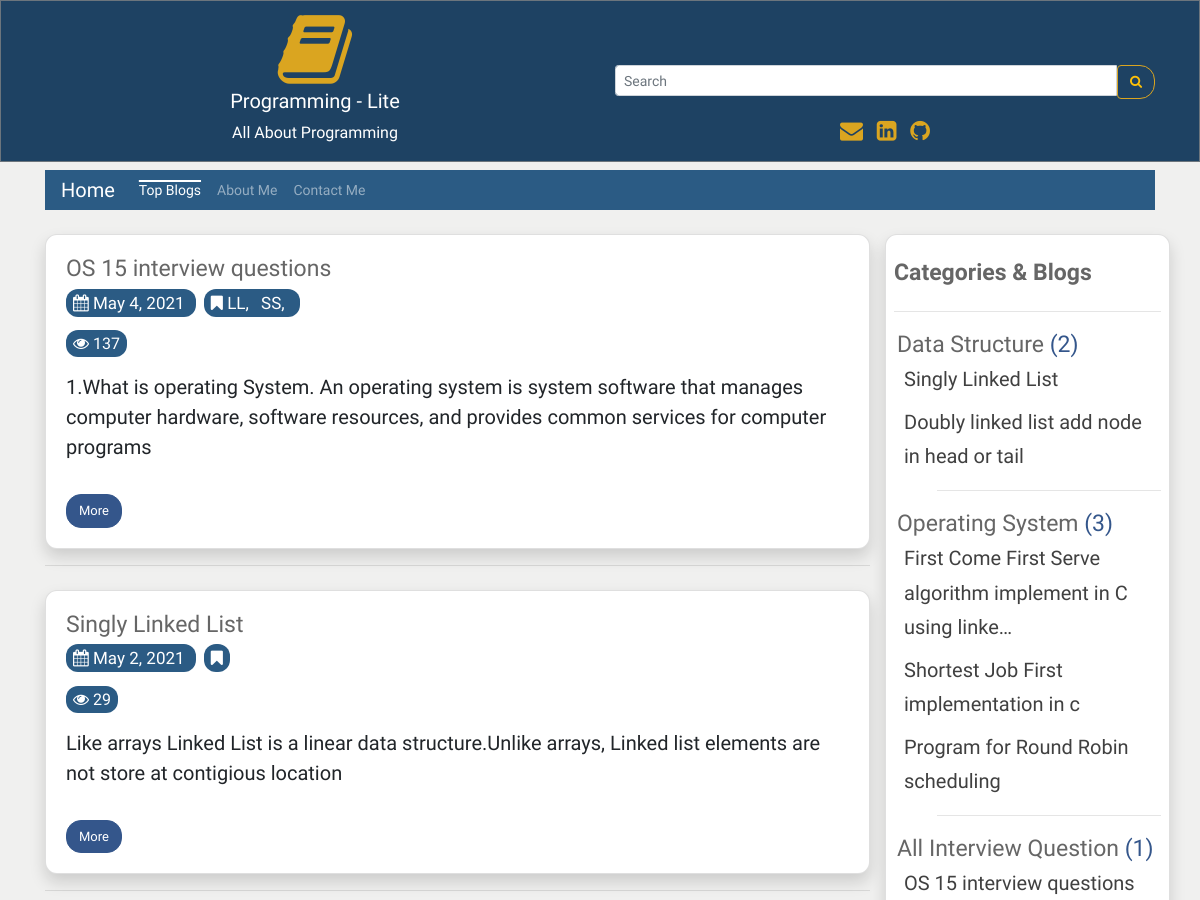
The page /topBlog/ (upper part) on the database as committed earlier.
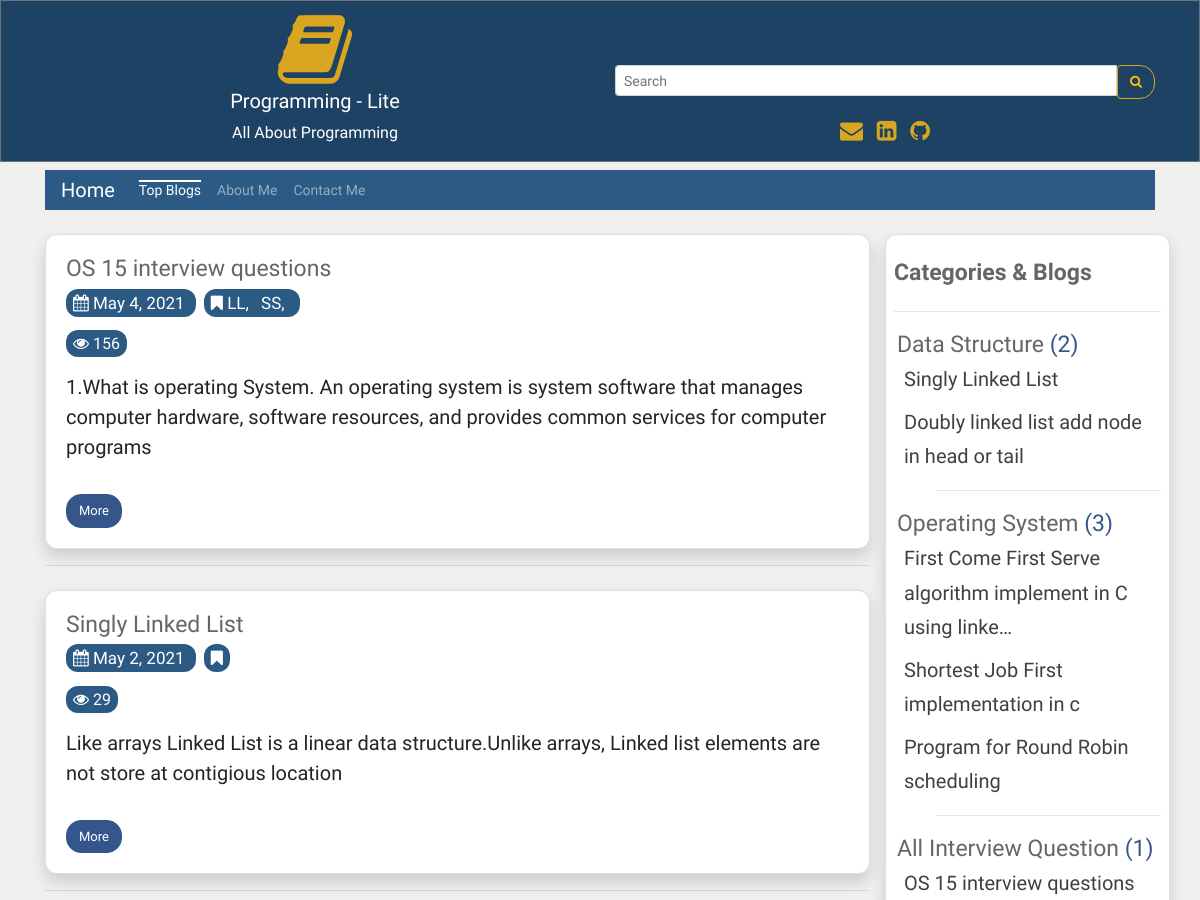
The same page on the database as committed later.
### user_panel_1/models.py (models this page shows, shortened)
class Blog(models.Model):
    cat_name = models.ForeignKey(Category, on_delete=models.CASCADE)
    blog_author = models.CharField(max_length=200)
    blog_priority = models.IntegerField(blank=True, null=True)
    blog_tags = TaggableManager()
    blog_title = models.CharField(max_length=200)
    blog_descriptions = models.CharField(max_length=600);
    blog_body = RichTextUploadingField(blank=True, null=True)
    blog_views = models.IntegerField(default=0)
    blog_updateDate = models.DateField()
    blog_date = models.DateField(auto_now_add=True, auto_now=False, blank=True)

### user_panel_1/views.py (the view)
# urls.py: path('topBlog/', views.topBlog, name='topBlog'),
def topBlog(request):
    categorys = Blog.objects.all().select_related('cat_name')
    categorys = categorys.order_by('cat_name__cat_priority', 'cat_name', 'blog_priority') #sort all data
    blogs = Blog.objects.all().order_by('-blog_views')
    paginator = Paginator(blogs, 10)
    page = request.GET.get('page')
    blogs = paginator.get_page(page)
    recentBlog = Blog.objects.all().order_by('-blog_date')[0:5]
    flag = 1
    context = {
        'object_list': categorys,
        'blogs': blogs,
        'recentBlog': recentBlog,
        'flag': flag,
    }
    return render(request, 'blog.html', context)

### user_panel_1/models.py (called while the page is built)
    def __str__(self):
        return self.cat_name

### templates/blog.html (shortened to what this page needs)
{% extends 'base.html' %}
{% load static %}
{% block content %}
   {% for blogs in blogs %}
    <div class="card shadow mt-4 rounded">
    <div class="card-body">
         <h5 class="title">{{blogs.blog_title |truncatechars:100}}</h5>
         <div class="">
         <p  class="description"> <a href="{% url 'date' blogs.blog_date %}" class="mr-2 ur description activee"><i class="fa fa-calendar" aria-hidden="true"></i> {{ blogs.blog_date}} </a>
         <span class="activee text-white">
         <i class="fa fa-bookmark" aria-hidden="true"></i>
         {% for tag in blogs.blog_tags.all %}
         <a href="{% url 'tags' tag.slug %}" class="mr-2 ur description text-white">  {{ tag.name}}, </a>
         {% endfor %}
</span>
         </div>
               {% if flag == 1 %}
              <span class="activee text-white">
                <i class="fa fa-eye" aria-hidden="true"></i> <span> {{blogs.blog_views}}</span>
                </span>
               {% endif %}
         <div style="font-size: 20px;"> <p class="" >{{blogs.blog_descriptions |truncatechars:200}}</p></div>
         <a href="{% url 'more_page' blogs.id blogs.blog_title%}"   class="btn btn-info mt-3">More</a>
  </div>
    </div>
    <hr>
    {% endfor %}
{% endblock content %}

### templates/base.html (shortened to what this page needs)
{% load static %}
{% load humanize %}
<!DOCTYPE html>
<html lang="en">
<head>
  <link rel="stylesheet" href="https://maxcdn.bootstrapcdn.com/bootstrap/4.5.2/css/bootstrap.min.css">
  <link rel="stylesheet"
      href="//cdnjs.cloudflare.com/ajax/libs/highlight.js/10.7.2/styles/default.min.css">
    <link
      rel="stylesheet"
      href="https://cdnjs.cloudflare.com/ajax/libs/font-awesome/4.7.0/css/font-awesome.min.css"
    />
    <link
      rel="stylesheet"
      href="{% static 'css/style.css' %}"
    />
    <link href="https://cdn.jsdelivr.net/gh/gitbrent/bootstrap4-toggle@3.6.1/css/bootstrap4-toggle.min.css" rel="stylesheet">
</head>
<body style="background: hsl(84, 3%, 94%);">
<div class="jbc border border-secondary ">
 <div class="container mt-2 text-center">
 <div class="row">
     <div class="col-sm-6">
     <i class="fa fa-book logo" aria-hidden="true"></i><br>
 <h5 class="text-white">Programming - Lite</h5>
 <p class="text-white">All About Programming</p>
     </div>
     <div class="col-sm-6 mt-2">
        <form method="GET" action="{% url 'search' %}">
    <div class="input-group input-group-sm mt-5"  >
      <input type="text" class="form-control" placeholder="Search" name='search' required>
      <div class="input-group-btn">
        <button class="btn btn-outline-warning sb" type="submit"><i class="fa fa-search" aria-hidden="true"></i>
</button>
      </div>
    </div>
  </form>
       <div class="mt-3">
       <span class="text-style-two"><a href="mailto:aaziz9642@gmail.com" style="text-decoration: none; font-size:23px;" target="_blank" class="text-warning"><i class="fa fa-envelope pr-2" aria-hidden="true"></i> </a></span>
<span class="text-style-two"><a href="https://linkedin.com/in/azizur-rahman-720636165" style="text-decoration: none; font-size:23px;"  target="_blank" class="text-warning "><i class="fa fa-linkedin-square" aria-hidden="true"></i> </a></span>
<span class="text-style-two"><a href="https://github.com/ayanchyaziz123" style="text-decoration: none; font-size:23px;" target="_blank" class="text-warning"><i class="fa fa-github pl-2" aria-hidden="true"></i></a></span>
     </div>
     </div>
    </div>
</div>
 </div>
<div class="container">
    <nav class="navbar navbar-expand-lg navbar-dark bg-dark mt-2 pt-0 pb-0">
    {% url 'blog' as blog %}
  <a class="navbar-brand {% if request.path == blog %}active{% endif %}" href="{% url 'blog' %}">Home</a>
  <div
  class="collapse navbar-collapse" id="navbarsExampleDefault">
    <ul class="navbar-nav mr-auto">
    {% url 'topBlog' as topBlog%}
      <li class="nav-item {% if request.path == topBlog %}active{% endif %}">
        <a class="nav-link " href="{% url 'topBlog' %}">Top Blogs<span class="sr-only">(current)</span></a>
      </li>
      {% url 'about' as about %}
      <li class="nav-item {% if request.path == about %}active{% endif %}">
        <a class="nav-link " href="{% url 'about' %}">About Me<span class="sr-only">(current)</span></a>
      </li>
      {% url 'contact' as contact %}
      <li class="nav-item {% if request.path == contact %}active{% endif %}">
        <a class="nav-link" href="{% url 'contact' %}">Contact Me<span class="sr-only">(current)</span></a>
      </li>
    </ul>
  </div>
</nav>
<div class="row">
    <div class="col-sm-9">
    {% block content %}
    {% endblock content %}
    </div>
    <div class="col-sm-3 card shadow mt-4 rounded p-2">
     <h5 class="mt-3"><strong class="title">Categories & Blogs</strong></h5>
     <hr>
     {% regroup object_list by cat_name as cat_all %}
<ul>
{% for categories in cat_all %}
    <li style="list-style-type:none; margin-left:-37px;" class="title">{{ categories.grouper }} <span class="total-cat">({{ categories.list|length}}) </span>
    <ul style="list-style-type:none;">
        {% for blog in categories.list %}
          <li style="margin-left:-33px;"  class="ur {% if blog.id == more.id %}activee{% endif %}">
          <a href="{% url 'more_page' blog.id blog.blog_title%}" class="ur " style="font-size: 20px;">{{ blog.blog_title | truncatechars:60}}</li>
        {% endfor %}
        <hr>
    </ul>
    </li>
{% endfor %}
</ul>
    </div>
</div>
</div>
</body>
</html>

Rows that differ between the two databases and show on the page:
changed Blog "OS 15 interview questions": blog_views "137" → "156"
